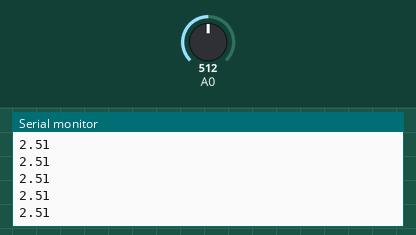
Recording of a sketch running on a simulated Arduino Uno, built with avr-gcc and run on an emulated ATmega328P. Shown: the last lines printed to the serial monitor. The inputs (shaded band) are chosen by the test bench; at power-on: A0 = 512.

Above: at 1.2 s.
1.3 s: A0 set to 716
At 2.4 s:
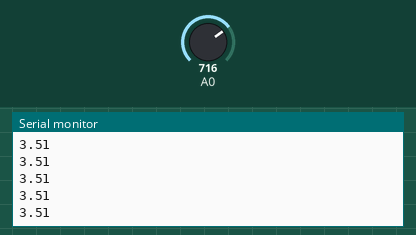
2.8 s: A0 set to 900
At 3.6 s:
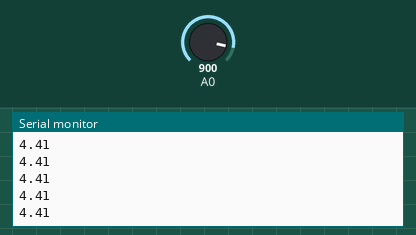
Timing chart, 0 to 5.8 s (numbered marks = the images above; inputs shaded):
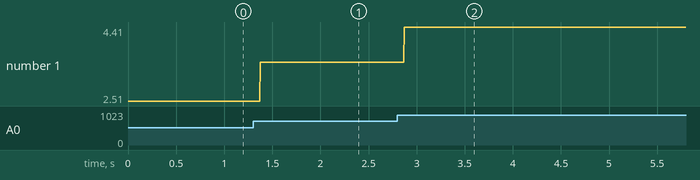

Measured:
- after the input at 1.3 s, the serial monitor: prints a new line after 0.07 s (image 1)
- after the input at 2.8 s, the serial monitor: prints a new line after 0.07 s (image 2)
- plotted number 1: 2.51 → 3.51 after the input at 1.3 s, 3.51 → 4.41 after the input at 2.8 s

The sketch:

Part-07.ino
```cpp
int value;
float volt;

void setup() {
  // put your setup code here, to run once:
  Serial.begin(9600);

}

void loop() {
  // put your main code here, to run repeatedly:
  value = analogRead(A0);
  volt = value*0.0049;
  Serial.println(volt);

}
```
